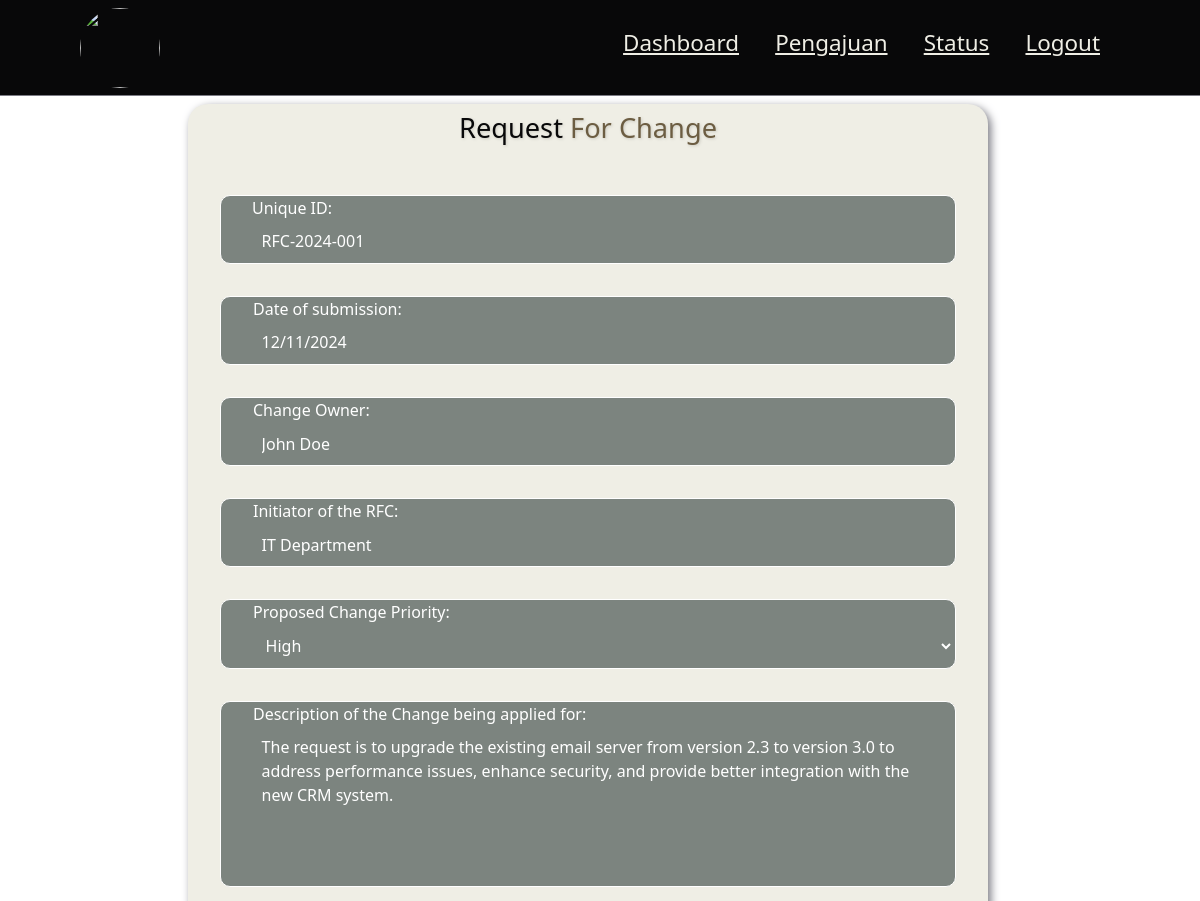
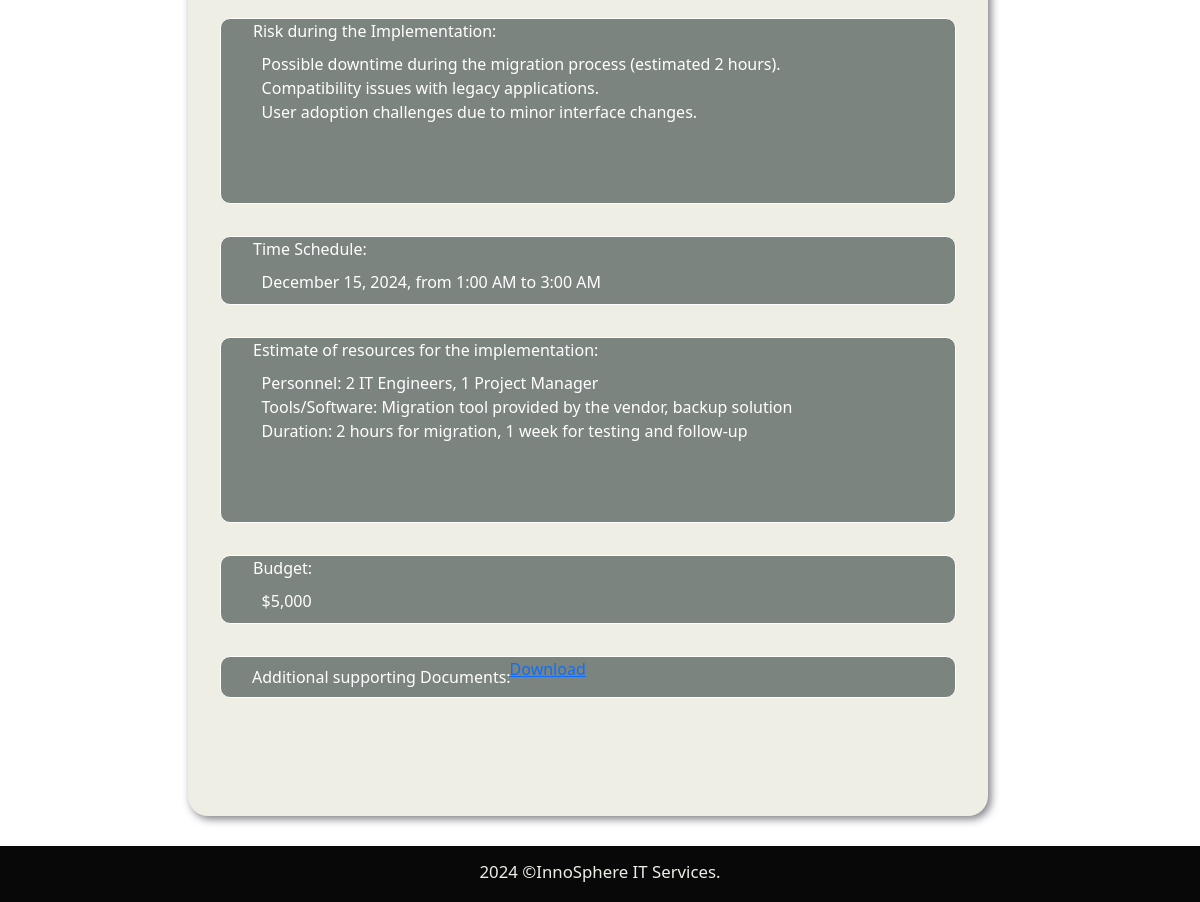
Screenshot of /layanan/detailrfc.php?id=RFC-2024-003 with the database file from the repository (2 pictures, top to bottom).
### tables this page shows
CREATE TABLE `request_for_change` (
  `id` varchar(50) NOT NULL,
  `tanggal` date NOT NULL,
  `owner` varchar(100) NOT NULL,
  `initiator` varchar(100) NOT NULL,
  `priority` enum('High','Medium','Low','Urgent') NOT NULL,
  `description` text NOT NULL,
  `risk` text NOT NULL,
  `time` varchar(100) NOT NULL,
  `resources` text NOT NULL,
  `budget` varchar(100) NOT NULL,
  `file_path` varchar(255) NOT NULL,
  `status` varchar(256) NOT NULL,
  `user_id` int(11) NOT NULL
);

### layanan/detailrfc.php (the view, shortened to what this page needs)
<?php
$servername = "localhost";
$username = "root";
$password = "";
$dbname = "layanan";
$koneksi = new mysqli($servername, $username, $password, $dbname);
$rfc_id = $_GET['id'];
$sql = "SELECT * FROM request_for_change WHERE id = ?";
$stmt = $koneksi->prepare($sql);
$stmt->bind_param("i", $rfc_id);
$stmt->execute();
$result = $stmt->get_result();
if ($result->num_rows > 0) {
    $row = $result->fetch_assoc();
} else {
    echo "Data tidak ditemukan.";
    exit;
}
?>
<!DOCTYPE html>
<html lang="en">
<head>
     <link href="path-to-select2.min.css" rel="stylesheet">
    <link rel="stylesheet" href="css/styleadmin.css">
</head>
<body>
    <nav class="navbar">
        <img class="logonavbar" src="gambar/layanan.png">
        <div class="navbar-nav">
        <a href="dashboard.php">Dashboard</a>
            <a href="pengajuan.php">Pengajuan</a>
            <a href="status.php">Status</a>
            <a href="admin.php">Logout</a>
        </div>
    </nav>
    <section class="pendaftaran" id="pendaftaran">
        <div class="row">
        <form action="prosesrfc.php" method="POST" enctype="multipart/form-data">
            <h2>Request <span>For Change
            </span></h2>
            <div class="input-group">
                        <label for="id">Unique ID:</label>
                        <input type="text" id="id" name="id" value="<?php echo $row['id']; ?>"readonly>
                    </div>
                    <div class="input-group">
                        <label for="tanggal">Date of submission:</label>
                        <input type="date" id="tanggal" name="tanggal" value="<?php echo $row['tanggal']; ?>" readonly>
                    </div>
                    <div class="input-group">
                        <label for="owner">Change Owner:</label>
                        <input type="text" id="owner" name="owner" value="<?php echo $row['owner']; ?>" readonly>
                    </div>
                    <div class="input-group">
                        <label for="initiator">Initiator of the RFC:</label>
                        <input type="text" id="initiator" name="initiator" value="<?php echo $row['initiator']; ?>" readonly>
                    </div>
                    <div class="input-group">
                        <label for="priority">Proposed Change Priority:</label>
                        <select id="priority" name="priority" readonly>
                            <option value="1" <?php echo $row['priority'] == 1 ? 'selected' : ''; ?>>High</option>
                        </select>
                    </div>
                    <div class="input-group">
                        <label for="description">Description of the Change being applied for:</label>
                        <textarea id="description" name="description" readonly><?php echo $row['description']; ?></textarea>
                    </div>
                    <div class="input-group">
                        <label for="risk">Risk during the Implementation:</label>
                        <textarea id="risk" name="risk" readonly><?php echo $row['risk']; ?></textarea>
                    </div>
                    <div class="input-group">
                        <label for="time">Time Schedule:</label>
                        <input type="text" id="time" name="time" value="<?php echo $row['time']; ?>" readonly>
                    </div>
                    <div class="input-group">
                        <label for="resources">Estimate of resources for the implementation:</label>
                        <textarea id="resources" name="resources" readonly><?php echo $row['resources']; ?></textarea>
                    </div>
                    <div class="input-group">
                        <label for="budget">Budget:</label>
                        <input type="text" id="budget" name="budget" value="<?php echo $row['budget']; ?>" readonly>
                    </div>
                    <div class="input-group">
                        <label for="file">Additional supporting Documents:</label>
                        <br>
                        <p><a href="<?php echo $row['file_path']; ?>" target="_blank">Download</a></p>
                    </div>
            </form>
        </div>
    </section>
    <footer>
        <p>2024 ©InnoSphere IT Services.</p>
    </footer>
    <link href="https://cdn.jsdelivr.net/npm/simple-datatables@7.1.2/dist/style.min.css" rel="stylesheet" />
</body>
</html>

### layanan/detailrfc.php (style rules this page uses)
.navbar { display: flex; justify-content: space-between; align-items: center; padding: 1rem 7%; background-color: #e97431ba; border-bottom: 1px solid var(--primary); position: fixed; top: 0; left: 0; right: 0; z-index: 9999 ; height: 6rem; }
.logonavbar { position: absolute; right: 90%; margin-right: -2.5rem; margin-left: auto; }
.logonavbar { border-radius: 20%; height: 5rem; width: 5rem; }
.navbar .navbar-nav a { color: #EFEEE5; display: inline-block; font-size: 1.4rem; margin: 0 1rem; }
.navbar .navbar-nav a::after { content: ''; display: block; padding-bottom: 0.5rem; border-bottom: 0.1rem solid var(--primary); transform: scaleX(0); transition: 0.2s; }
.pendaftaran .row form .input-group select { width: 100%; padding: 0.6rem; font-size: 1rem; background: none; color: #fff; }
.pendaftaran .row form .input-group select option { width: 100%; padding: 0.6rem; font-size: 1rem; background: none; color: #7C847F; }
.pendaftaran .row form .input-group textarea { min-height:10rem; height: auto; width: 100%; padding: 0.6rem; font-size: 1rem; background: none; color: #fff; display: flex; align-items: center; margin-right: 10px; resize:none; }

### rows the page displays
request_for_change: id "RFC-2024-001", tanggal "12/11/2024", owner "John Doe", initiator "IT Department", description "The request is to upgrade the existing email server from version 2.3 to version 3.0 to address performance issues, enhance security, and provide better integration with the new CRM system.", risk "Possible downtime during the migration process (estimated 2 hours). Compatibility issues with legacy applications. User adoption challenges due to minor interface changes.", time "December 15, 2024, from 1:00 AM to 3:00 AM", resources "Personnel: 2 IT Engineers, 1 Project Manager Tools/Software: Migration tool provided by the vendor, backup solution Duration: 2 hours for migration, 1 week for testing and follow-up", budget "$5,000"
